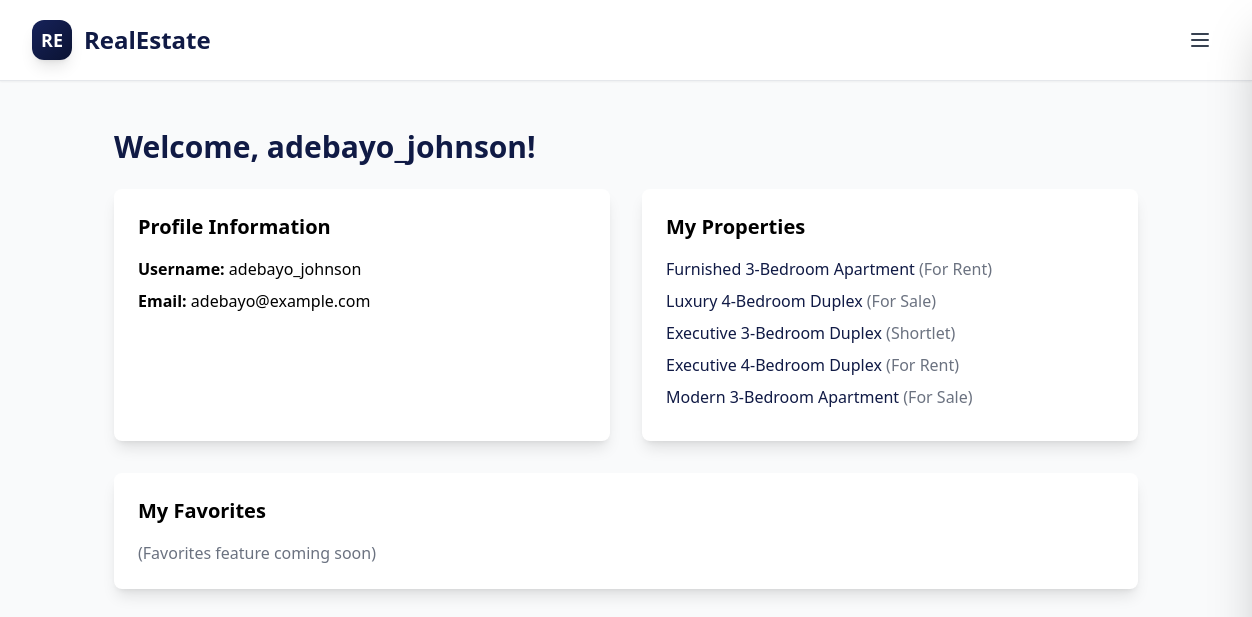
The app's page /accounts/user/dashboard/ (signed in) with its own data.
### properties/models.py (models this page shows, shortened)
class Property(models.Model):
    PROPERTY_TYPES = [
        ('apartment', 'Apartment'),
        ('house', 'House'),
        ('villa', 'Villa'),
        ('duplex', 'Duplex'),
        ('terrace', 'Terrace'),
        ('penthouse', 'Penthouse'),
        ('studio', 'Studio'),
        ('commercial', 'Commercial'),
        ('land', 'Land'),
    ]
    LISTING_TYPES = [
        ('sale', 'For Sale'),
        ('rent', 'For Rent'),
        ('shortlet', 'Shortlet'),
    ]
    STATES = [
        ('lagos', 'Lagos'),
        ('abuja', 'Abuja'),
        ('kano', 'Kano'),
        ('port-harcourt', 'Port Harcourt'),
        ('ibadan', 'Ibadan'),
        ('kaduna', 'Kaduna'),
    ]
    title = models.CharField(max_length=200)
    description = models.TextField()
    property_type = models.CharField(max_length=20, choices=PROPERTY_TYPES)
    listing_type = models.CharField(max_length=10, choices=LISTING_TYPES)
    price = models.DecimalField(max_digits=12, decimal_places=2)
    location = models.CharField(max_length=200)
    state = models.CharField(max_length=20, choices=STATES)
    bedrooms = models.PositiveIntegerField()
    bathrooms = models.PositiveIntegerField()
    square_feet = models.PositiveIntegerField()
    parking_spaces = models.PositiveIntegerField(default=0)
    year_built = models.PositiveIntegerField(null=True, blank=True)
    furnished = models.BooleanField(default=False)
    featured = models.BooleanField(default=False)
    available = models.BooleanField(default=True)
    min_stay_nights = models.PositiveIntegerField(null=True, blank=True, help_text="For shortlets only")
    wifi = models.BooleanField(default=False)
    pool = models.BooleanField(default=False)
    gym = models.BooleanField(default=False)
    security = models.BooleanField(default=False)
    generator = models.BooleanField(default=False)
    kitchen = models.BooleanField(default=False)
    air_conditioning = models.BooleanField(default=False)
    agent = models.ForeignKey('agents.Agent', on_delete=models.CASCADE, related_name='properties')
    created_at = models.DateTimeField(auto_now_add=True)
    updated_at = models.DateTimeField(auto_now=True)
    class Meta:
        verbose_name_plural = "Properties"
        ordering = ['-featured', '-created_at']

### accounts/views.py (the view)
# urls.py: path('user/dashboard/', views.user_dashboard, name='user_dashboard'),
@login_required
def user_dashboard(request):
    my_properties = Property.objects.filter(agent__user=request.user) if hasattr(request.user, 'agent') else []
    profile = None
    try:
        profile = request.user.userprofile
    except Exception:
        pass
    return render(request, 'accounts/user_dashboard.html', {'my_properties': my_properties, 'profile': profile})

### templates/accounts/user_dashboard.html (shortened to what this page needs)
{% extends 'base.html' %}
{% block content %}
<div class="max-w-5xl mx-auto mt-12">
    <h2 class="text-3xl font-bold text-zaffre-700 mb-6">Welcome, {{ user.username }}!</h2>
    <div class="grid grid-cols-1 md:grid-cols-2 gap-8">
        <div class="bg-white rounded-lg shadow-lg p-6">
            <h3 class="text-xl font-semibold mb-4">Profile Information</h3>
            <div class="mb-2"><span class="font-semibold">Username:</span> {{ user.username }}</div>
            <div class="mb-2"><span class="font-semibold">Email:</span> {{ user.email }}</div>
        </div>
        <div class="bg-white rounded-lg shadow-lg p-6">
            <h3 class="text-xl font-semibold mb-4">My Properties</h3>
            {% if my_properties %}
                <ul>
                {% for property in my_properties %}
                    <li class="mb-2">
                        <a href="{% url 'property_detail' property.id %}" class="text-zaffre-700 hover:underline">{{ property.title }}</a>
                        <span class="text-gray-500">({{ property.get_listing_type_display }})</span>
                    </li>
                {% endfor %}
                </ul>
            {% else %}
                <p class="text-gray-500">You have not listed any properties yet.</p>
            {% endif %}
        </div>
        <div class="bg-white rounded-lg shadow-lg p-6 md:col-span-2">
            <h3 class="text-xl font-semibold mb-4">My Favorites</h3>
            <p class="text-gray-500">(Favorites feature coming soon)</p>
        </div>
    </div>
</div>
{% endblock %}

### records on screen
Property: title "Furnished 3-Bedroom Apartment", listing_type "For Rent"
Property: title "Luxury 4-Bedroom Duplex", listing_type "For Sale"
Property: title "Executive 3-Bedroom Duplex", listing_type "Shortlet"
Property: title "Executive 4-Bedroom Duplex", listing_type "For Rent"
Property: title "Modern 3-Bedroom Apartment", listing_type "For Sale"

### other values on screen
{{ user.username }} "adebayo_johnson"
{{ user.email }} "adebayo@example.com"
